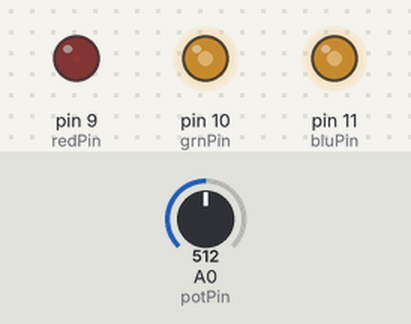
A sketch run on a simulated Arduino Uno, built with avr-gcc and run on an emulated ATmega328P. Parts: output pins drawn as LEDs (lit = HIGH). The test bench sets the inputs (shaded band); at power-on: A0 (potPin) = 512.

Above: at 1.2 s.
1.3 s: A0 (potPin) set to 331
At 1.6 s:
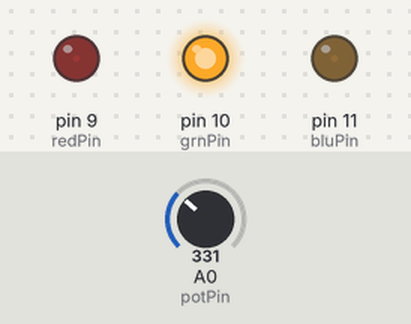
2.8 s: A0 (potPin) set to 511
At 3.9 s:
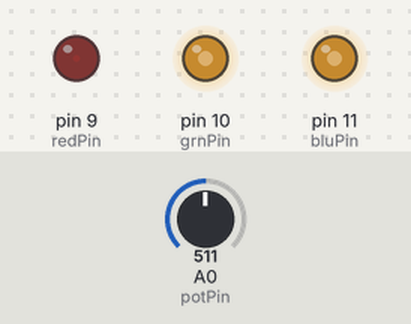
4.3 s: A0 (potPin) set to 692
At 5.1 s:
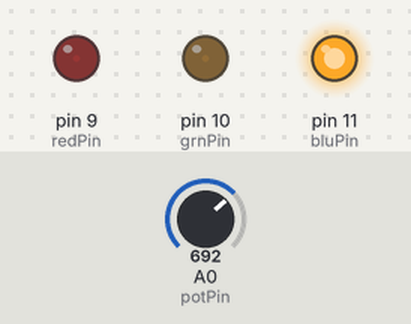
5.8 s: A0 (potPin) set to 900
At 6.2 s:
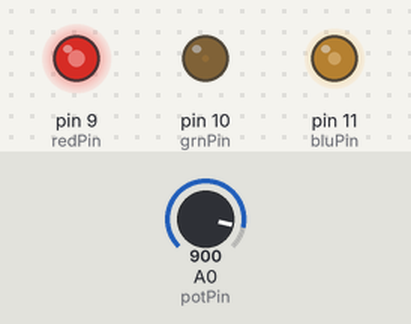
7.3 s: A0 (potPin) set to 1023
At 8.6 s:
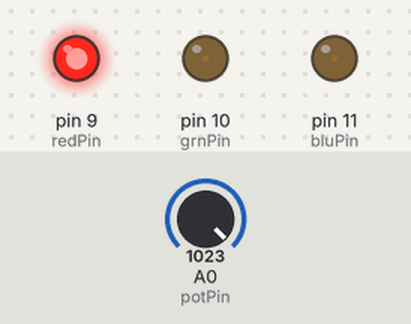
Timing chart, 0 to 9.8 s (numbered marks = the images above; inputs shaded):
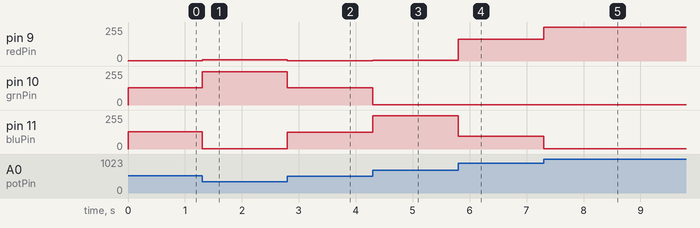

The sketch:

potentiometerRGB.ino
```cpp
// INPUT: Potansiyometre 5V ve GND pinlerine bağlı olmalıdır
int potPin = 0; // output pinini Analog 0'a bağlı
int potVal = 0; // başlangıç değerimiz 0 olsun

// OUTPUT: 9-11, the Pulse-width Modulation (PWM) pinlerine bağlı
// LED's gnd boarddaki GND
int redPin = 9;   // Red LED
int grnPin = 10;  // Green LED
int bluPin = 11;  // Blue LED

int redVal = 0;   // Başlangıç değerlerimiz
int grnVal = 0;
int bluVal = 0;

void setup(){

  pinMode(redPin, OUTPUT);   // Pinleri output olarak göstermeliyiz
  pinMode(grnPin, OUTPUT);
  pinMode(bluPin, OUTPUT);
}


void loop(){

  potVal = analogRead(potPin);   // analogRead methodu ile
                                 // potansyiometredeki değerimizi okuyoruz
                                 // pot değer aralığı 0-1023'tür
                                 // 3e bölüp değerleri inceliyoruz.

  if (potVal < 341)  // En düşük aralık (0-340)
  {
    potVal = (potVal * 3) / 4; //0-255 aralığına çeviriyoruz

    redVal = 256 - potVal;  // Yeşilin bütünleyeni
    grnVal = potVal;        // Yeşil okuduğumuz değere karşılık geliyor
    bluVal = 1;             // ilk aralıkta mavi değeri kapalı
  }
  else if (potVal < 682) // Ortadaki aralık (341-681)
  {
    potVal = ( (potVal-341) * 3) / 4; //0-255 aralığına çeviriyoruz

    redVal = 1;            // Kırmızı değeri kapalı
    grnVal = 256 - potVal; // Mavinin bütünleyeni
    bluVal = potVal;       // Mavi okunan değer
  }
  else  // Son aralık (682-1023)
  {
    potVal = ( (potVal-683) * 3) / 4; //0-255 aralığına çeviriyoruz

    redVal = potVal;       // Kırmızı okunan değer
    grnVal = 1;            // Yeşil değeri kapalı
    bluVal = 256 - potVal; // Kırmızının bütünleyeni
  }
  analogWrite(redPin, redVal);   // Değerleri yazdırıyoruz
  analogWrite(grnPin, grnVal);
  analogWrite(bluPin, bluVal);
}
```

Measured:
- after the input at 1.3 s, pin 9 (redPin): 1/255 → 8/255 at once; pin 10 (grnPin): 128/255 → 248/255 at once; pin 11 (bluPin): 128/255 → 1/255 at once
- after the input at 2.8 s, pin 9 (redPin): 8/255 → 1/255 at once; pin 10 (grnPin): 248/255 → 129/255 at once; pin 11 (bluPin): 1/255 → 127/255 at once
- after the input at 4.3 s, pin 9 (redPin): 1/255 → 6/255 at once; pin 10 (grnPin): 129/255 → 1/255 at once; pin 11 (bluPin): 127/255 → 250/255 at once
- after the input at 5.8 s, pin 9 (redPin): 6/255 → 162/255 at once; pin 11 (bluPin): 250/255 → 94/255 at once
- after the input at 7.3 s, pin 9 (redPin): 162/255 → 255/255 at once; pin 11 (bluPin): 94/255 → 1/255 at once
